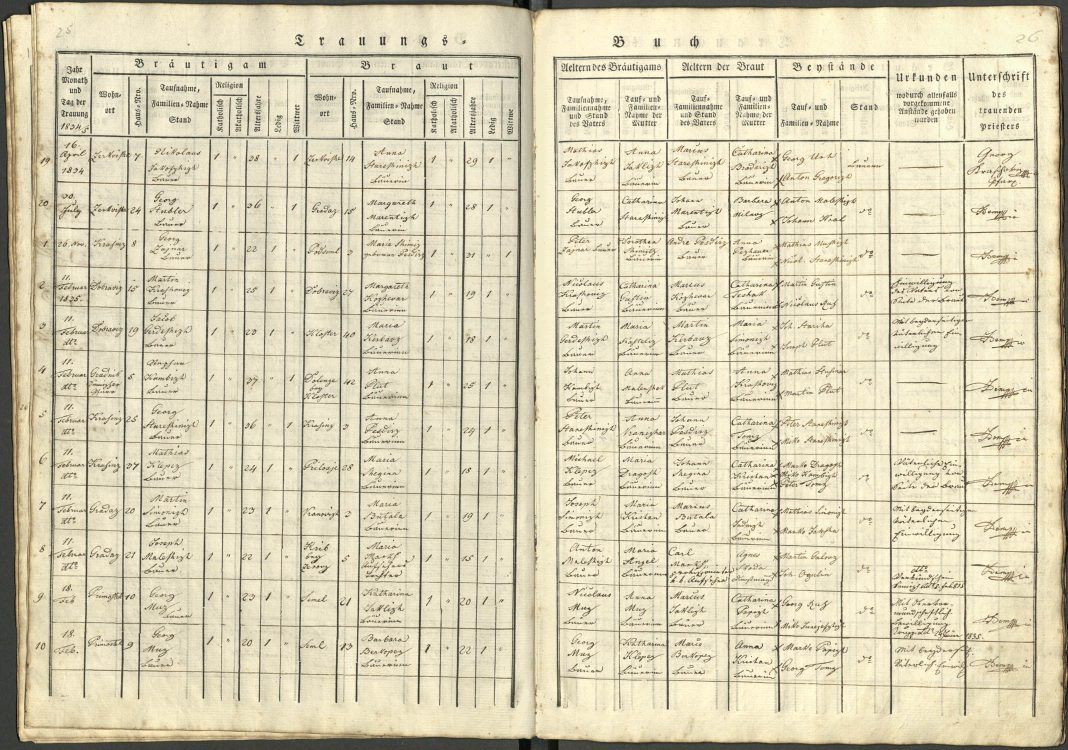
#> input picture research/issue17/p260-work/s14.jpg, 2135 x 1500 px, found by its file name (shown at 1/2 size)
$ python p260_crops.py
#> lines starting #> are read from the running program, lines starting #| are printed output that depends on the picture
#!/usr/bin/env python3
# -*- coding: utf-8 -*-
"""P260 — kropsi s14 (Pag. 25/26) za mikro-forenziko: datumi, marginale, hišne številke."""
import os
from PIL import Image

OUT = "/tmp/p260"
img = Image.open(f"{OUT}/s14.jpg")
#> img is the input picture: PIL image 2135x1500 RGB; mean R, G, B 215.6, 207.8, 180
W, H = img.size
#> W = 2135; H = 1500
print("s14 size:", W, H)
#| s14 size: 2135 1500

os.makedirs(f"{OUT}/crops", exist_ok=True)

def crop(name, box, scale=3):
#> called with name = 's14_dates', box = (60, 150, 260, 1440), scale = 2
    c = img.crop(box)
    c = c.resize((c.width * scale, c.height * scale), Image.LANCZOS)
#> c: PIL image 400x2580 RGB
    c.save(f"{OUT}/crops/{name}.png")
    print(name, box, "->", c.size)
#| s14_dates (60, 150, 260, 1440) -> (400, 2580)

# levi rob + datumski stolpec (celotna višina tabele)
crop("s14_dates", (60, 150, 260, H - 60), 2)
# Bräutigam: Wohnort + Ime (levo stran)
crop("s14_grooms_L", (260, 150, 560, H - 60), 2)
#| s14_grooms_L (260, 150, 560, 1440) -> (600, 2580)
crop("s14_grooms_house", (340, 150, 470, H - 60), 3)
#| s14_grooms_house (340, 150, 470, 1440) -> (390, 3870)
# Braut: Wohnort + Ime
crop("s14_brides", (610, 150, 800, H - 60), 2)
#| s14_brides (610, 150, 800, 1440) -> (380, 2580)
# vrstice 1–2 (margine 19/20) polna višina
crop("s14_r1_r2", (60, 150, W // 2 + 10, 420), 2)
#| s14_r1_r2 (60, 150, 1077, 420) -> (2034, 540)
# vrstica 3 (margin 1) + vrstica 4 (margin 2) — datumi + imena
crop("s14_r3_r4", (60, 400, W // 2 + 10, 660), 2)
#> in crop (call 6), `c = img.crop(box)`:
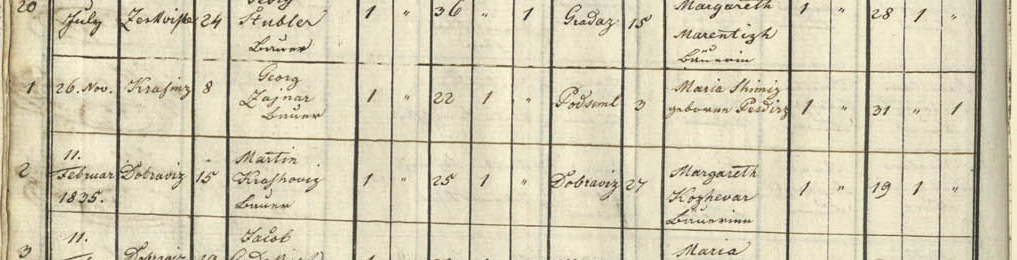
#> c: PIL image 1017x260 RGB; mean R, G, B 213.1, 206.1, 180.2
#| s14_r3_r4 (60, 400, 1077, 660) -> (2034, 520)
# desna stran vrstice 4–5 (1835 potrditev + urkunden)
crop("s14_r4_r5_R", (W // 2 - 20, 400, W - 30, 700), 2)
#> in crop (call 7), `c = img.crop(box)`:
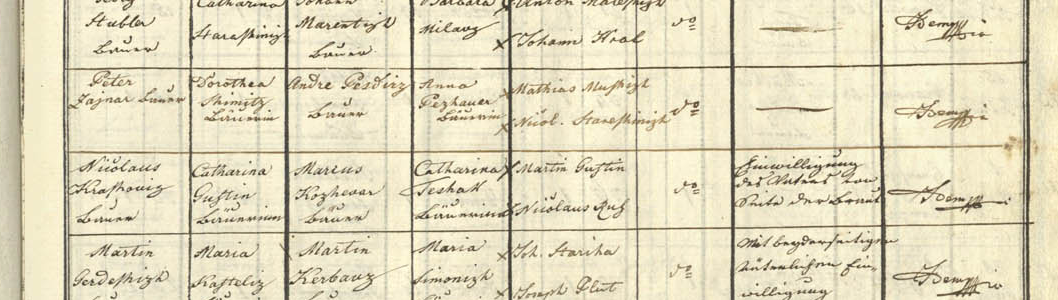
#> c: PIL image 1058x300 RGB; mean R, G, B 225.4, 217.7, 189.3
#| s14_r4_r5_R (1047, 400, 2105, 700) -> (2116, 600)
# foliacija svinčnik zgoraj
crop("s14_folio", (40, 30, 200, 110), 3)
#> in crop (call 8), `c = img.crop(box)`:
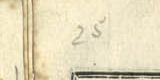
#> c: PIL image 160x80 RGB; mean R, G, B 229.1, 219.3, 188.3
#> in crop (call 8), `c = c.resize((c.width * scale, c.height * scale), Image.LANCZOS)`:
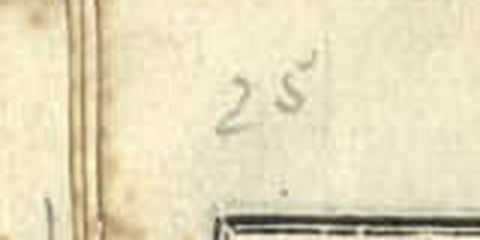
#> c: PIL image 480x240 RGB; mean R, G, B 229.1, 219.3, 188.3
#| s14_folio (40, 30, 200, 110) -> (480, 240)
crop("s14_folio_R", (W - 200, 30, W - 40, 110), 3)
#> in crop (call 9), `c = img.crop(box)`:
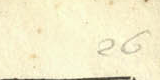
#> c: PIL image 160x80 RGB; mean R, G, B 244.4, 237.9, 203.6
#| s14_folio_R (1935, 30, 2095, 110) -> (480, 240)
# podpis duhovnika (r1–r3)
crop("s14_priest_1_3", (W - 240, 150, W - 20, 500), 2)
#> in crop (call 10), `c = img.crop(box)`:
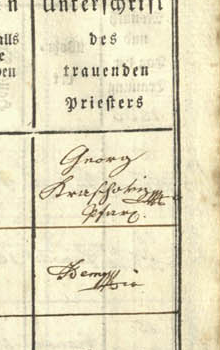
#> c: PIL image 220x350 RGB; mean R, G, B 228.7, 221.1, 190.7
#> in crop (call 10), `c = c.resize((c.width * scale, c.height * scale), Image.LANCZOS)`:
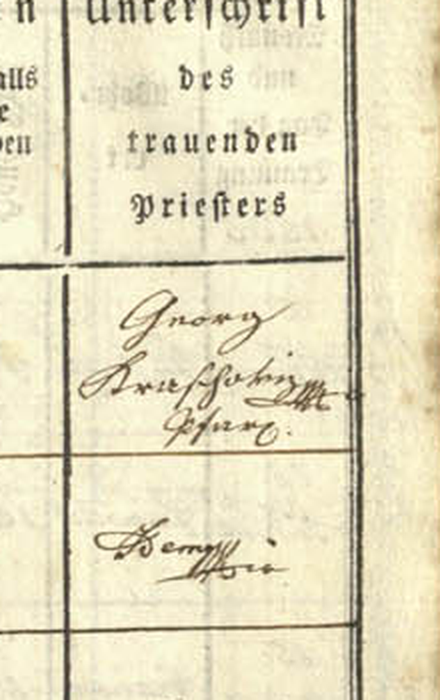
#> c: PIL image 440x700 RGB; mean R, G, B 228.7, 221.1, 190.7
#| s14_priest_1_3 (1895, 150, 2115, 500) -> (440, 700)
print("DONE")

$ run again, with research/issue17/p260-work/s15.jpg copied over research/issue17/p260-work/s14.jpg
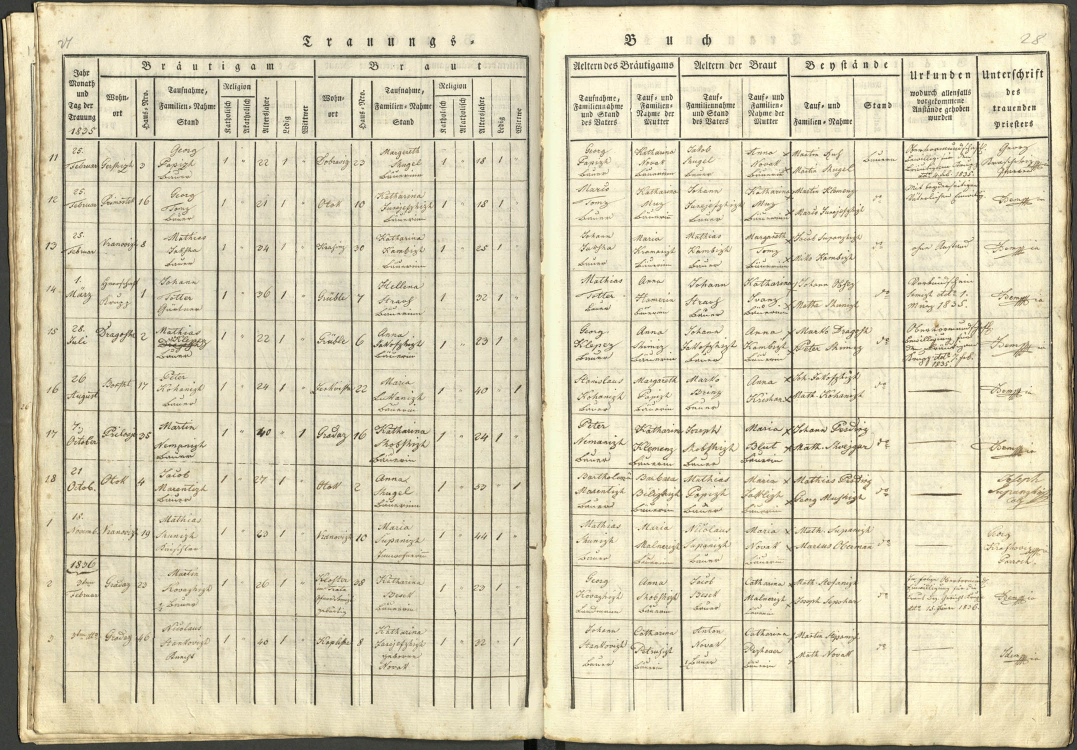
#> input picture research/issue17/p260-work/s15.jpg, 2153 x 1500 px, found by its file name (shown at 1/2 size)
#> img is the input picture: PIL image 2153x1500 RGB; mean R, G, B 215.5, 207.8, 179.8
#| s14 size: 2153 1500
#| s14_dates (60, 150, 260, 1440) -> (400, 2580)
#| s14_grooms_L (260, 150, 560, 1440) -> (600, 2580)
#| s14_grooms_house (340, 150, 470, 1440) -> (390, 3870)
#| s14_brides (610, 150, 800, 1440) -> (380, 2580)
#| s14_r1_r2 (60, 150, 1086, 420) -> (2052, 540)
#| s14_r3_r4 (60, 400, 1086, 660) -> (2052, 520)
#| s14_r4_r5_R (1056, 400, 2123, 700) -> (2134, 600)
#| s14_folio (40, 30, 200, 110) -> (480, 240)
#> in crop (call 9), `c = c.resize((c.width * scale, c.height * scale), Image.LANCZOS)`:
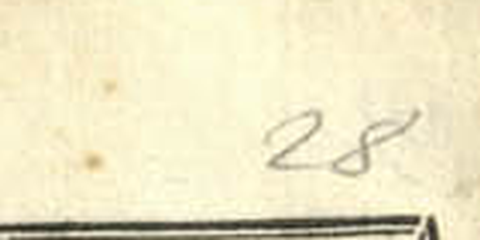
#> c: PIL image 480x240 RGB; mean R, G, B 237.8, 230.9, 197.8
#| s14_folio_R (1953, 30, 2113, 110) -> (480, 240)
#> in crop (call 10), `c = c.resize((c.width * scale, c.height * scale), Image.LANCZOS)`:
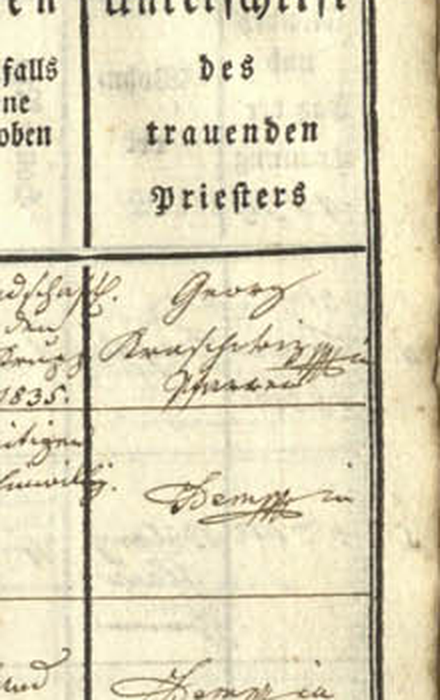
#> c: PIL image 440x700 RGB; mean R, G, B 223.6, 215.7, 186.3
#| s14_priest_1_3 (1913, 150, 2133, 500) -> (440, 700)

$ run again, with research/issue17/p260-work/s16.jpg copied over research/issue17/p260-work/s14.jpg
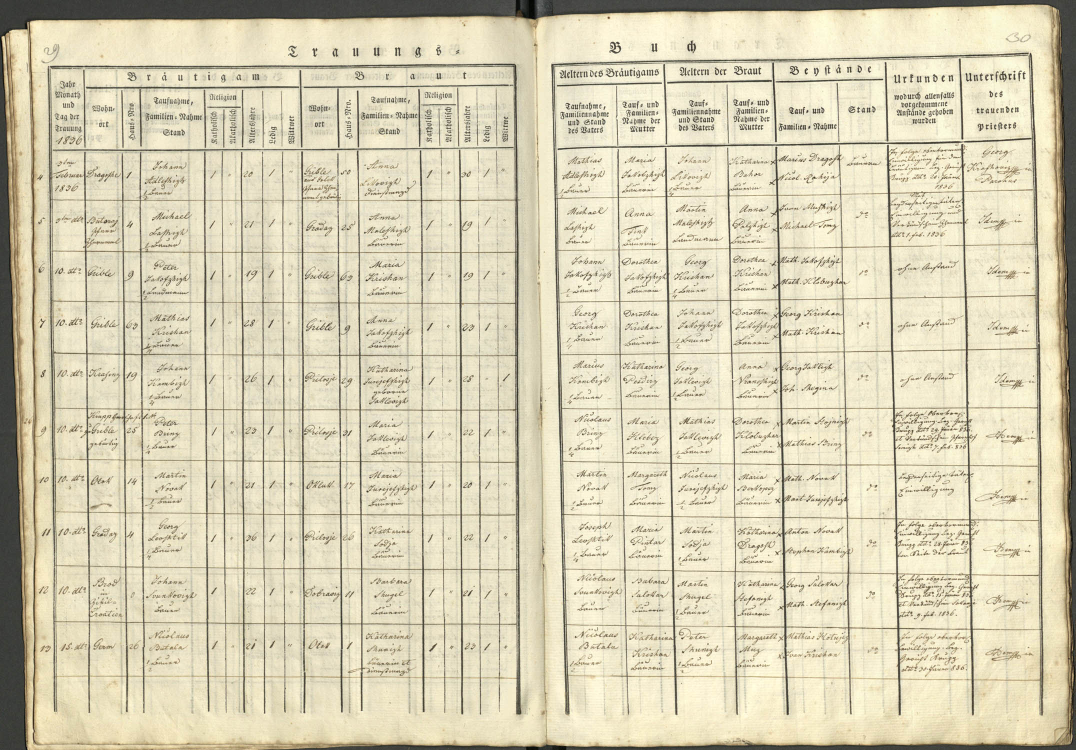
#> input picture research/issue17/p260-work/s16.jpg, 2151 x 1500 px, found by its file name (shown at 1/2 size)
#> img is the input picture: PIL image 2151x1500 RGB; mean R, G, B 215.5, 208.1, 180.8
#| s14 size: 2151 1500
#| s14_dates (60, 150, 260, 1440) -> (400, 2580)
#| s14_grooms_L (260, 150, 560, 1440) -> (600, 2580)
#| s14_grooms_house (340, 150, 470, 1440) -> (390, 3870)
#| s14_brides (610, 150, 800, 1440) -> (380, 2580)
#| s14_r1_r2 (60, 150, 1085, 420) -> (2050, 540)
#| s14_r3_r4 (60, 400, 1085, 660) -> (2050, 520)
#| s14_r4_r5_R (1055, 400, 2121, 700) -> (2132, 600)
#| s14_folio (40, 30, 200, 110) -> (480, 240)
#> in crop (call 9), `c = img.crop(box)`:
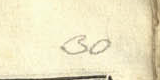
#> c: PIL image 160x80 RGB; mean R, G, B 237.3, 229.6, 196.2
#| s14_folio_R (1951, 30, 2111, 110) -> (480, 240)
#> in crop (call 10), `c = c.resize((c.width * scale, c.height * scale), Image.LANCZOS)`:
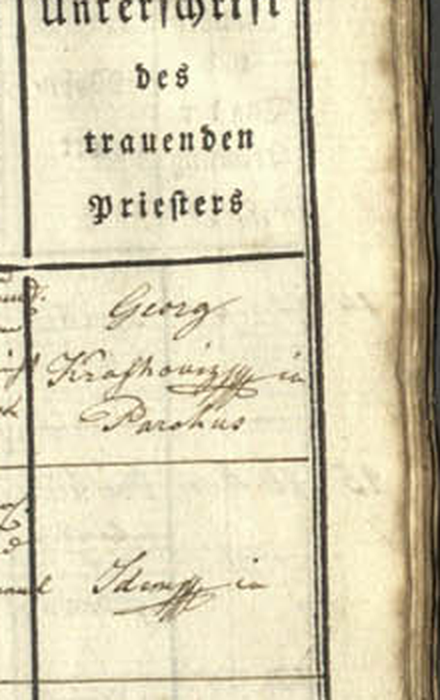
#> c: PIL image 440x700 RGB; mean R, G, B 217.1, 208.5, 179.2
#| s14_priest_1_3 (1911, 150, 2131, 500) -> (440, 700)

$ run again, with research/issue17/p260-work/s15_d_m1_m3.png saved as research/issue17/p260-work/s14.jpg
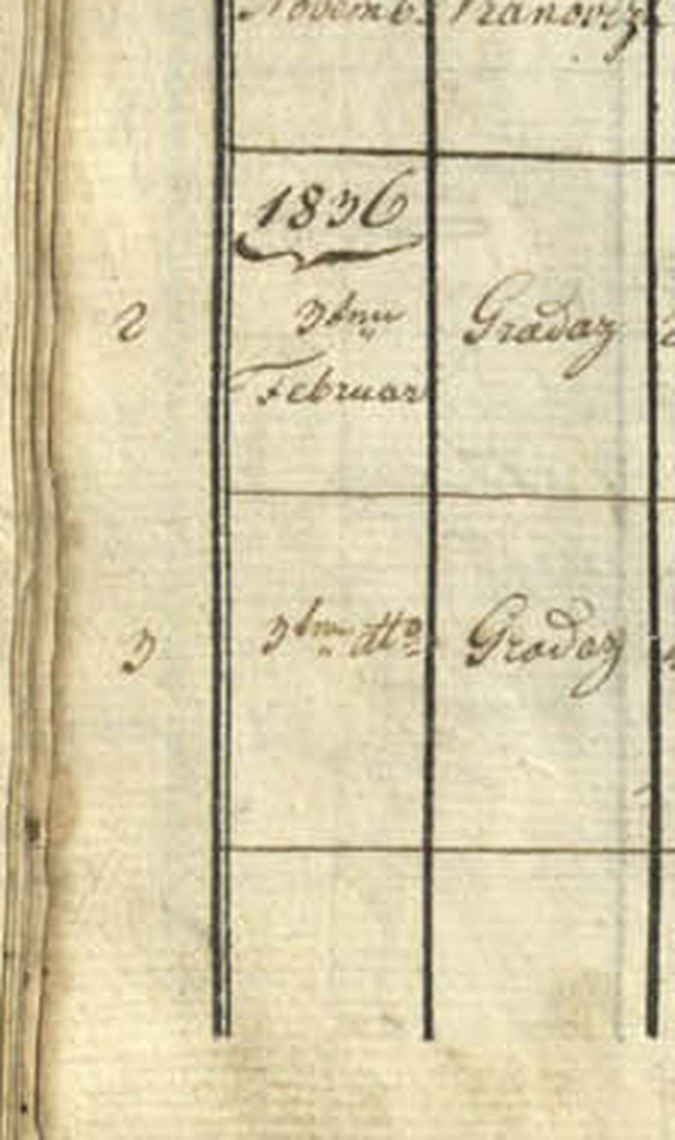
#> input picture research/issue17/p260-work/s15_d_m1_m3.png, 675 x 1140 px, found by its file name
#> img is the input picture: PIL image 675x1140 RGB; mean R, G, B 213.7, 203, 170
#| s14 size: 675 1140
#| s14_dates (60, 150, 260, 1080) -> (400, 1860)
#| s14_grooms_L (260, 150, 560, 1080) -> (600, 1860)
#| s14_grooms_house (340, 150, 470, 1080) -> (390, 2790)
#| s14_brides (610, 150, 800, 1080) -> (380, 1860)
#| s14_r1_r2 (60, 150, 347, 420) -> (574, 540)
#| s14_r3_r4 (60, 400, 347, 660) -> (574, 520)
#| s14_r4_r5_R (317, 400, 645, 700) -> (656, 600)
#| s14_folio (40, 30, 200, 110) -> (480, 240)
#| s14_folio_R (475, 30, 635, 110) -> (480, 240)
#> in crop (call 10), `c = img.crop(box)`:
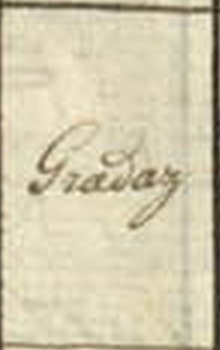
#> c: PIL image 220x350 RGB; mean R, G, B 210.8, 202.8, 174.7
#| s14_priest_1_3 (435, 150, 655, 500) -> (440, 700)
